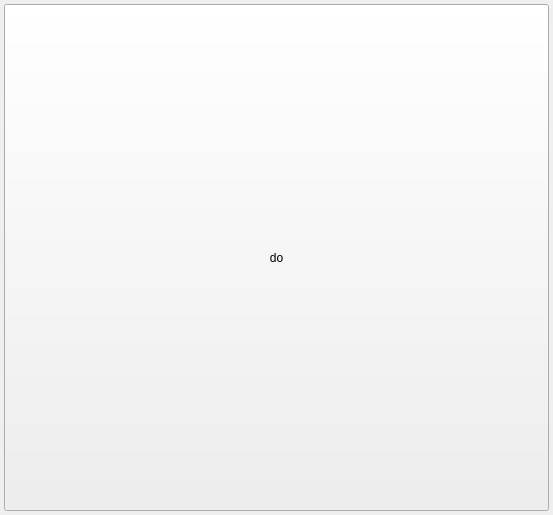
<?xml version="1.0" encoding="UTF-8"?>
<ui version="4.0">
 <class>Form</class>
 <widget class="QWidget" name="Form">
  <property name="geometry">
   <rect>
    <x>0</x>
    <y>0</y>
    <width>553</width>
    <height>515</height>
   </rect>
  </property>
  <property name="windowTitle">
   <string>Form</string>
  </property>
  <layout class="QGridLayout" name="gridLayout">
   <property name="margin">
    <number>4</number>
   </property>
   <property name="spacing">
    <number>4</number>
   </property>
   <item row="0" column="0">
    <widget class="QPushButton" name="do_btn">
     <property name="sizePolicy">
      <sizepolicy hsizetype="Preferred" vsizetype="Preferred">
       <horstretch>0</horstretch>
       <verstretch>0</verstretch>
      </sizepolicy>
     </property>
     <property name="text">
      <string>do</string>
     </property>
    </widget>
   </item>
  </layout>
 </widget>
 <resources/>
 <connections/>
</ui>
